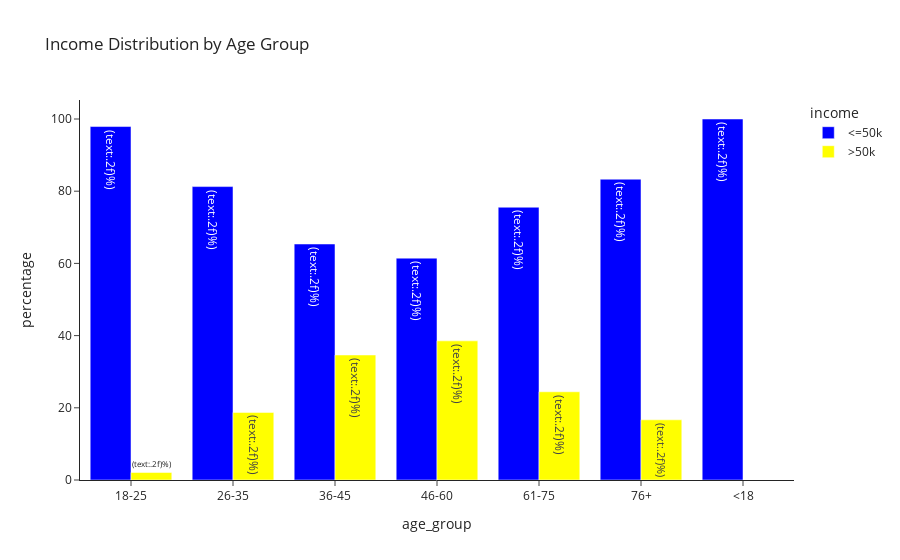

Notebook cell for this chart:
### Code cell
fig = px.bar(adult_df_income_age, 
             x= 'age_group',
             y= 'percentage',
             color='income',
             title = 'Income Distribution by Age Group',
             barmode= 'group',
             height= 500,
             color_discrete_sequence = ["blue","yellow"],
             text= 'percentage'
             
) 
fig.update_layout(template="simple_white")
fig.update_traces(texttemplate='(text:.2f)%)')
fig.show()

### Figure 1 — Plotly figure (JSON) as saved in the notebook; plotly's stock layout.template omitted (floating-point values rounded to 4 significant figures)
{"data": [{"alignmentgroup": "True", "hovertemplate": "income=<=50k<br>age_group=%{x}<br>percentage=%{text}<extra></extra>", "legendgroup": "<=50k", "marker": {"color": "blue", "pattern": {"shape": ""}}, "name": "<=50k", "offsetgroup": "<=50k", "orientation": "v", "showlegend": true, "text": [97.91, 81.28, 65.37, 61.46, 75.56, 83.33, 100], "textposition": "auto", "texttemplate": "(text:.2f)%)", "type": "bar", "x": ["18-25", "26-35", "36-45", "46-60", "61-75", "76+", "<18"], "xaxis": "x", "y": [97.91, 81.28, 65.37, 61.46, 75.56, 83.33, 100], "yaxis": "y"}, {"alignmentgroup": "True", "hovertemplate": "income=>50k<br>age_group=%{x}<br>percentage=%{text}<extra></extra>", "legendgroup": ">50k", "marker": {"color": "yellow", "pattern": {"shape": ""}}, "name": ">50k", "offsetgroup": ">50k", "orientation": "v", "showlegend": true, "text": [2.09, 18.72, 34.63, 38.54, 24.44, 16.67], "textposition": "auto", "texttemplate": "(text:.2f)%)", "type": "bar", "x": ["18-25", "26-35", "36-45", "46-60", "61-75", "76+"], "xaxis": "x", "y": [2.09, 18.72, 34.63, 38.54, 24.44, 16.67], "yaxis": "y"}], "layout": {"autosize": true, "barmode": "group", "legend": {"title": {"text": "income"}, "tracegroupgap": 0}, "title": {"text": "Income Distribution by Age Group"}, "xaxis": {"anchor": "y", "autorange": true, "domain": [0, 1], "range": [-0.5, 6.5], "title": {"text": "age_group"}, "type": "category"}, "yaxis": {"anchor": "x", "autorange": true, "domain": [0, 1], "range": [0, 105.3], "title": {"text": "percentage"}, "type": "linear"}}}
